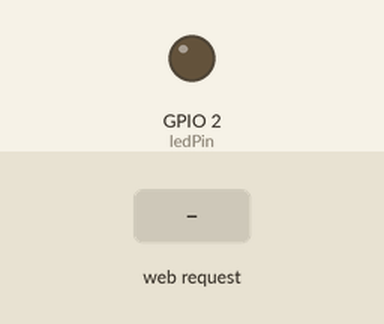
Simulated run of this sketch. Board: ESP32. Shown: output pins drawn as LEDs (lit = HIGH). The test bench sets the inputs (shaded band). WiFi joins after 1.5 s; servers stay silent unless stated; what the sketch prints to the serial monitor is not drawn.

Above: at 2.7 s.
2.8 s: HTTP request GET /on received
At 4.0 s:
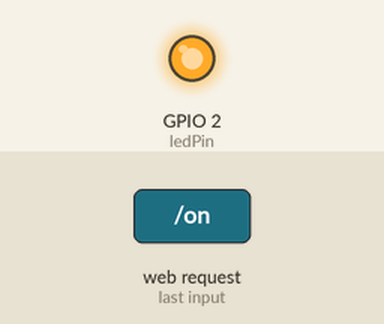
4.3 s: HTTP request GET /off received
At 5.4 s:
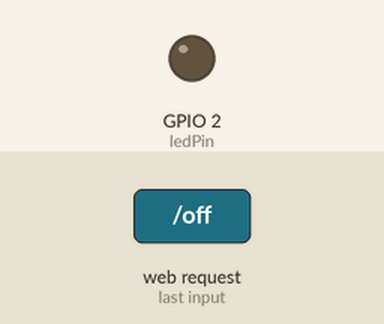
Timing chart, 0 to 7.3 s (numbered marks = the images above; inputs shaded):
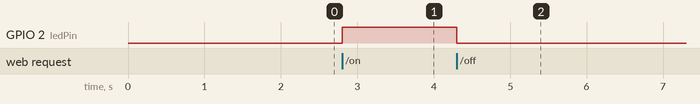

Measured:
- after the input at 2.8 s, GPIO 2 (ledPin): LOW → HIGH at once
- after the input at 4.3 s, GPIO 2 (ledPin): HIGH → LOW at once

The sketch:

Ass_1_Week_2.ino
```cpp
#include <WiFi.h>
#include <WebServer.h>

// ==========================================
// ⚠️ 1. ตั้งค่า WiFi ของคุณตรงนี้
// ==========================================
const char* ssid = "iPhone ของ Chatatast";
const char* password = "pondzanalove";

// สร้าง Web Server ที่ Port 80
WebServer server(80);

// กำหนดขา Pin 2 (ไฟ LED สีฟ้าที่ติดมากับบอร์ด ESP32)
const int ledPin = 2;

void setup() {
  // ตั้งค่าความเร็วการสื่อสารกับคอมพิวเตอร์
  Serial.begin(115200);

  // ตั้งค่าให้ขา Pin 2 เป็น Output และสั่งให้ไฟดับเป็นค่าเริ่มต้น
  pinMode(ledPin, OUTPUT);
  digitalWrite(ledPin, LOW);

  // ==========================================
  // 2. เริ่มขั้นตอนการเชื่อมต่อ WiFi
  // ==========================================
  Serial.println();
  Serial.print("กำลังเชื่อมต่อ WiFi: ");
  Serial.println(ssid);

  WiFi.begin(ssid, password);

  // วนลูปเช็คสถานะ หากยังไม่เชื่อมต่อจะแสดงจุด ...
  while (WiFi.status() != WL_CONNECTED) {
    delay(500);
    Serial.print(".");
  }

  Serial.println("");
  Serial.println("เชื่อมต่อ WiFi สำเร็จแล้ว!");
  Serial.print("📌 IP Address ของ ESP32 คือ: ");
  Serial.println(WiFi.localIP()); // เราจะนำเลข IP นี้ไปใส่ใน HTML

  // ==========================================
  // 3. กำหนดเส้นทางรับคำสั่ง (Endpoints)
  // ==========================================

  // เมื่อได้รับคำสั่งมาที่ /on (ให้เปิดไฟ)
  server.on("/on", []() {
    digitalWrite(ledPin, HIGH);

    // สำคัญ: อนุญาตให้เว็บจาก VS Code (CORS) ส่งคำสั่งมาได้
    server.sendHeader("Access-Control-Allow-Origin", "*");
    server.send(200, "text/plain", "เปิดไฟ LED แล้ว (ON)");
    Serial.println("ได้รับคำสั่ง: เปิดไฟ");
  });

  // เมื่อได้รับคำสั่งมาที่ /off (ให้ปิดไฟ)
  server.on("/off", []() {
    digitalWrite(ledPin, LOW);

    server.sendHeader("Access-Control-Allow-Origin", "*");
    server.send(200, "text/plain", "ปิดไฟ LED แล้ว (OFF)");
    Serial.println("ได้รับคำสั่ง: ปิดไฟ");
  });

  // เริ่มเปิดระบบ Server
  server.begin();
  Serial.println("Web Server เริ่มทำงานแล้ว!");
}

void loop() {
  // ให้ Server คอยตรวจจับคำสั่งที่ส่งเข้ามาตลอดเวลา
  server.handleClient();
}
```
